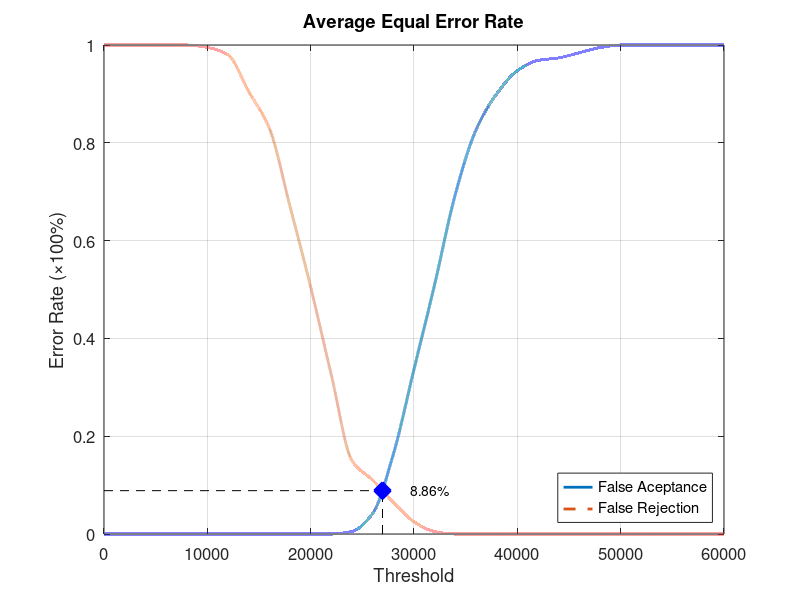
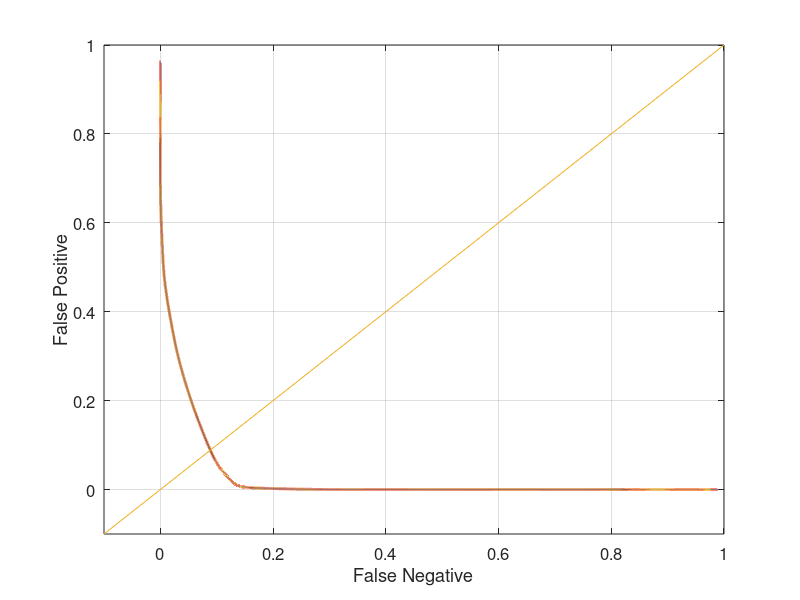

Write the MATLAB code that produced these figures, in order.
function yEER = Database3_3
close all;
clear;
clc;
x = 0:2000:60000;
xq = 0:0.5:60000;

y0 = [0 0 0 0 0 0 0 0 0 0 0 0 0.00526316 0.0421053 0.163158 0.336842 0.510526 0.694737 0.826316 0.9 0.947368 0.968421 0.973684 0.984211 0.994737 1 1 1 1 1 1];
yy0 = interp1(x, y0, xq, 'pchip');
y1 = [1 1 1 1 1 0.995 0.98 0.905 0.83 0.67 0.505 0.325 0.15 0.11 0.065 0.025 0.005 0 0 0 0 0 0 0 0 0 0 0 0 0 0];
yy1 = interp1(x, y1, xq, 'pchip');

% Calculating EER: 
y2 = abs(y0 - y1);
find(y2 == min(y2))
yy2 = abs(yy0 - yy1);
xEER = find(yy2 == min(yy2));
xEERIndex = xq(xEER) % X-axis EER
yEER = yy0(xEER) % Y-axis EER

main = figure
plot(xq, yy0,'-','LineWidth', 2);	hold on
plot(xq, yy1,'--','LineWidth', 2);	hold on
plot([xEERIndex xEERIndex], [0 yEER], 'k--');	hold on
plot([0 xEERIndex], [yEER yEER], 'k--');	hold on
plot(xEERIndex, yEER, 'bx', 'LineWidth', 10);	hold on
text(xEERIndex + 10 * xEERIndex / 100, yEER, [num2str(round((10000 * yEER)) / 100) '%'])
legend('False Aceptance', 'False Rejection', 'Location', 'SouthEast')
xlabel('Threshold')
ylabel('Error Rate (\times100%)')
title('Average Equal Error Rate')
set(gca, 'FontSize', 12)
axis([0 60000 0 1])
grid on

print(main, 'Database3_3Main', '-dpng');
FNRxFPR = figure('Color', [1 1 1]);
plot(yy1, yy0, '-', yy1, yy0, 'LineWidth', 2);
hold on
y = -0.1:0.1:1
plot(y, y); 
set(gca, 'FontSize', 12)
xlabel('False Negative')
ylabel('False Positive')
axis([-0.1 1 -0.1 1])
set(gca, 'FontSize', 12)
grid on

print(FNRxFPR, 'Database3_3FNRxFPR','-dpng');
end
